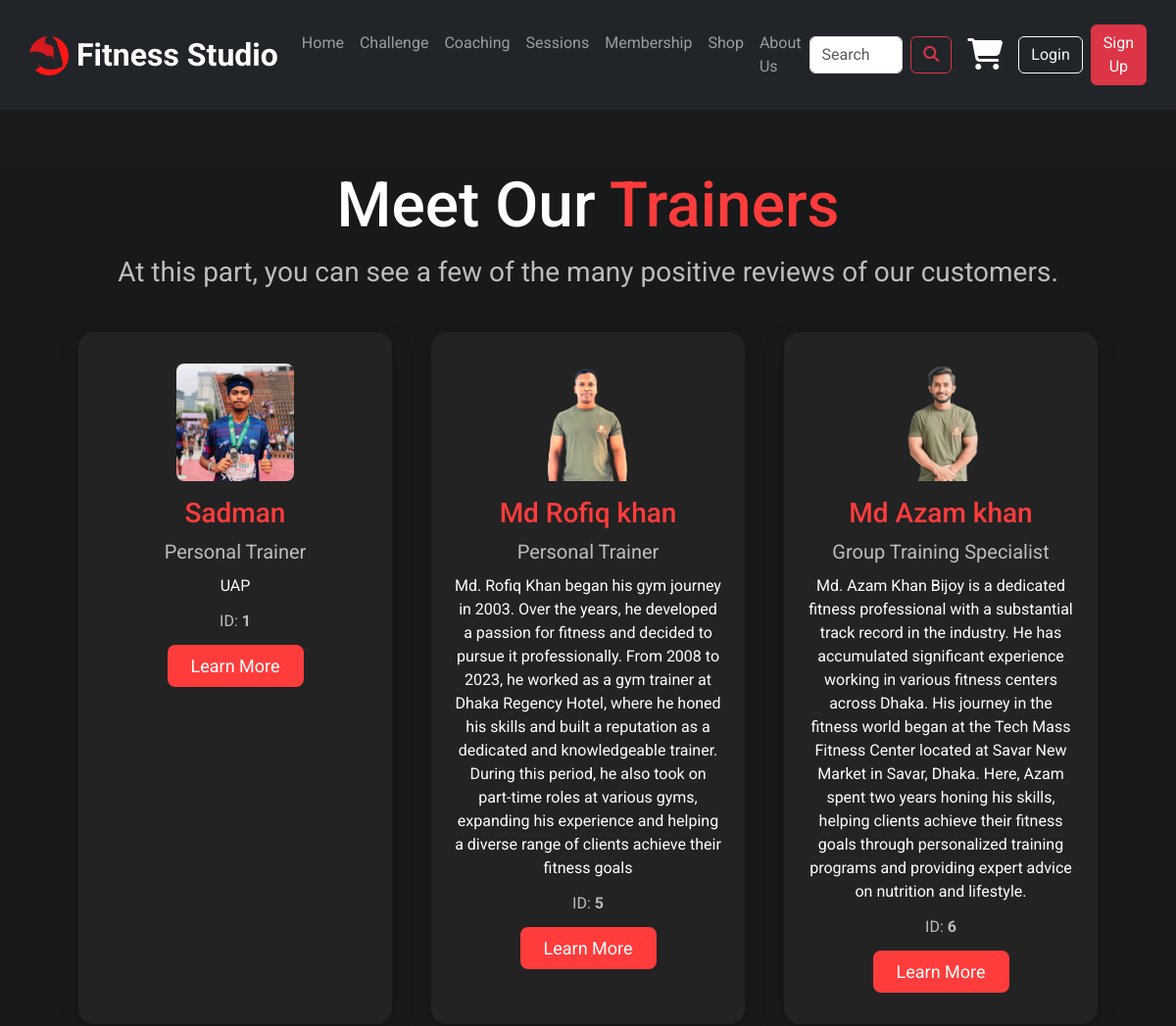
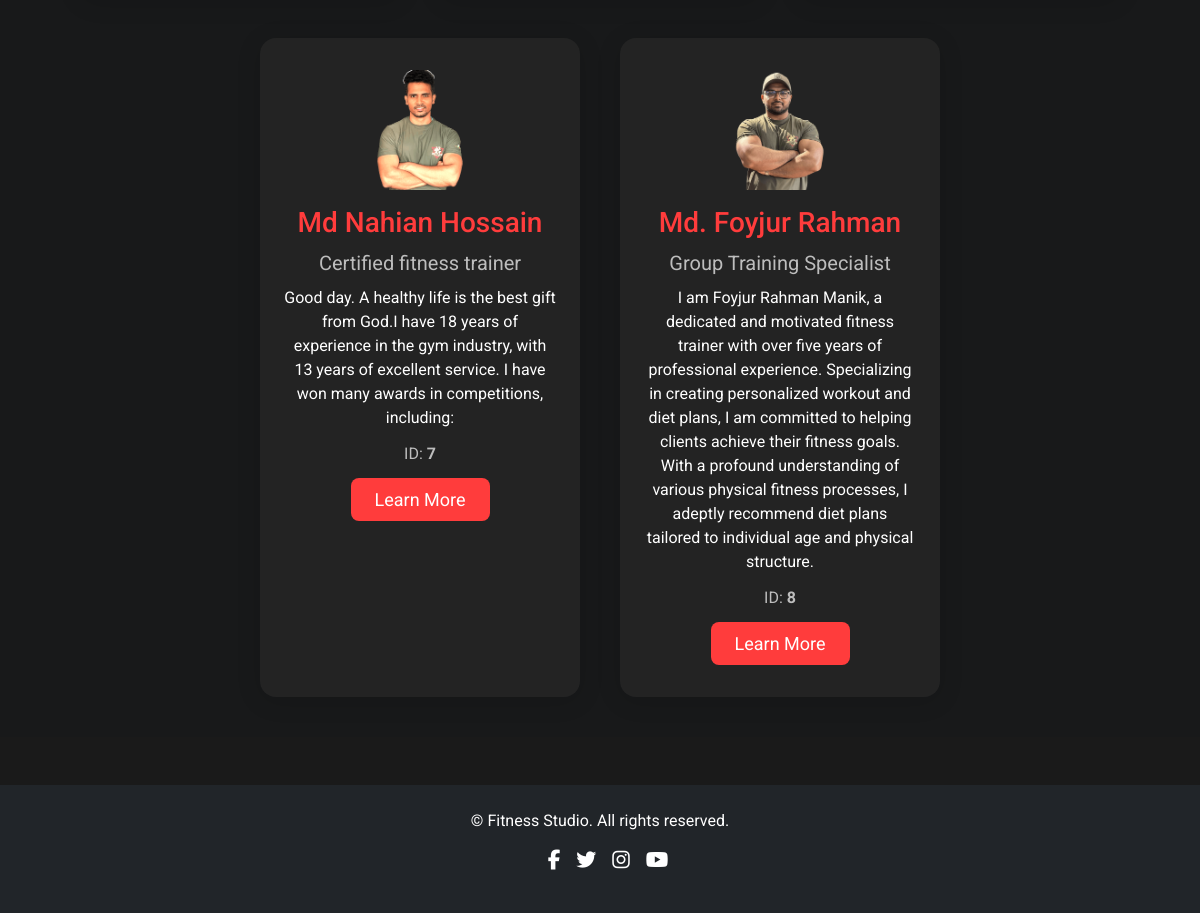
Screenshot of /trainers/ with the database file from the repository (2 pictures, top to bottom).
### Fitness/models.py (models this page shows, shortened)
class Trainer(models.Model):
    t_id = models.AutoField(primary_key=True)  # Unique ID for each trainer
    name = models.CharField(max_length=100)
    title = models.CharField(max_length=100)
    image = models.ImageField(upload_to='trainers/')  # Store image in 'trainers/' folder
    bio = models.TextField()  # Detailed bio for the trainer

### Fitness/views.py (the view)
# urls.py: path("trainers/", trainers_list, name="trainers_list"),
def trainers_list(request):
    trainers = Trainer.objects.all()
    return render(request, 'Fitness/trainers_list.html', {'trainers': trainers})

### templates/Fitness/trainers_list.html (shortened to what this page needs)
{% extends 'base.html' %} {% load static %} {% block content %}
<div class="trainer-section" style="background:#18191a;min-height:100vh;padding-bottom:40px;">
    <h1 style="text-align:center;color:#fff;font-size:64px;font-weight:500;margin-top:60px;">Meet Our <span style="color:#ff3c3c;">Trainers</span></h1>
    <p style="text-align:center;color:#bdbdbd;font-size:28px;margin-bottom:40px;">At this part, you can see a few of the many positive reviews of our customers.</p>
    <div style="display:flex;flex-wrap:wrap;justify-content:center;gap:40px;">
        {% for trainer in trainers %}
        <div style="background:#232323;border-radius:16px;padding:32px 24px;width:320px;box-shadow:0 4px 24px #0002;display:flex;flex-direction:column;align-items:center;">
            <img src="{{ trainer.image.url }}" alt="{{ trainer.name }}" style="width:120px;height:120px;object-fit:cover;border-radius:8px;margin-bottom:16px;">
            <h2 style="color:#ff3c3c;font-size:28px;margin:0 0 8px 0;text-align:center;">{{ trainer.name }}</h2>
            <div style="color:#bdbdbd;font-size:20px;margin-bottom:8px;text-align:center;">{{ trainer.title }}</div>
            <div style="color:#fff;font-size:16px;margin-bottom:12px;text-align:center;">{{ trainer.bio }}</div>
            <div style="color:#bdbdbd;font-size:16px;margin-bottom:12px;">ID: <b>{{ trainer.t_id }}</b></div>
            {% if user.is_authenticated and user.userprofile.is_admin %}
            <div style="display:flex;gap:8px;">
                <a href="{% url 'trainer_detail' trainer.t_id %}" class="btn" style="background:#ff3c3c;color:#fff;padding:8px 24px;border:none;border-radius:8px;text-decoration:none;font-size:18px;">Learn More</a>
                <form method="post" action="{% url 'delete_trainer' trainer.t_id %}" style="display:inline;">
                    {% csrf_token %}
                    <button type="submit" class="btn" style="background:#333;color:#fff;padding:8px 16px;border:none;border-radius:8px;font-size:18px;">Remove</button>
                </form>
            </div>
            {% else %}
            <div style="display:flex;gap:8px;">
                <a href="{% url 'trainer_detail' trainer.t_id %}" class="btn" style="background:#ff3c3c;color:#fff;padding:8px 24px;border:none;border-radius:8px;text-decoration:none;font-size:18px;">Learn More</a>
            </div>
            {% endif %}
        </div>
        {% endfor %}
    </div>
</div>
{% endblock %}

### static/base.css (style rules this page uses)
body { font-family: 'Roboto', sans-serif; background-color: #1a1a1a; color: #fff; }
p { color: #fff; }

### rows the page displays
Trainer: image (picture), name "Sadman", title "Personal Trainer", bio "UAP", t_id "1"
Trainer: image (picture), name "Md Rofiq khan", title "Personal Trainer", bio "Md. Rofiq Khan began his gym journey in 2003. Over the years, he developed a passion for fitness and decided to pursue it professionally. From 2008 to 2023, he worked as a gym trainer at Dhaka Regency Hotel, where he honed his skills and built a reputation as a dedicated and knowledgeable trainer. During this period, he also took on part-time roles at various gyms, expanding his experience and helping a diverse range of clients achieve their fitness goals", t_id "5"
Trainer: image (picture), name "Md Azam khan", title "Group Training Specialist", bio "Md. Azam Khan Bijoy is a dedicated fitness professional with a substantial track record in the industry. He has accumulated significant experience working in various fitness centers across Dhaka. His journey in the fitness world began at the Tech Mass Fitness Center located at Savar New Market in Savar, Dhaka. Here, Azam spent two years honing his skills, helping clients achieve their fitness goals through personalized training programs and providing expert advice on nutrition and lifestyle.", t_id "6"
Trainer: image (picture), name "Md Nahian Hossain", title "Certified fitness trainer", bio "Good day. A healthy life is the best gift from God.I have 18 years of experience in the gym industry, with 13 years of excellent service. I have won many awards in competitions, including:", t_id "7"
Trainer: image (picture), name "Md. Foyjur Rahman", title "Group Training Specialist", bio "I am Foyjur Rahman Manik, a dedicated and motivated fitness trainer with over five years of professional experience. Specializing in creating personalized workout and diet plans, I am committed to helping clients achieve their fitness goals. With a profound understanding of various physical fitness processes, I adeptly recommend diet plans tailored to individual age and physical structure.", t_id "8"
